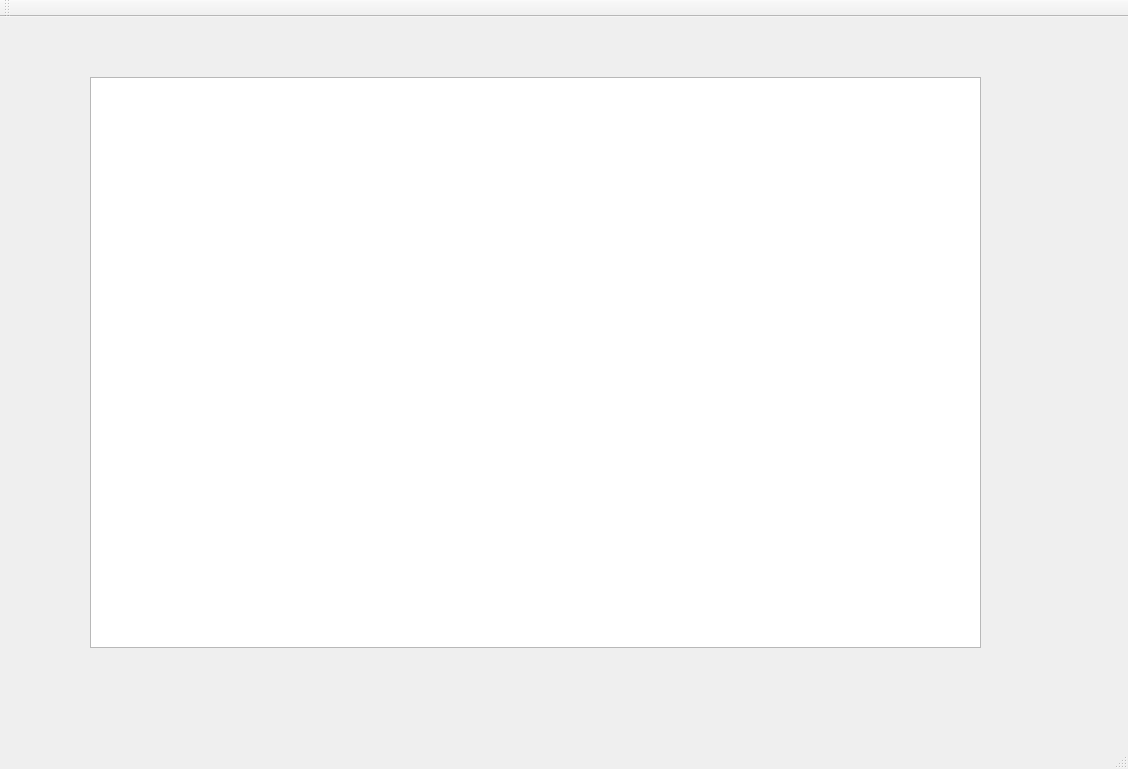
<?xml version="1.0" encoding="UTF-8"?>
<ui version="4.0">
 <class>MainWindow</class>
 <widget class="QMainWindow" name="MainWindow">
  <property name="geometry">
   <rect>
    <x>0</x>
    <y>0</y>
    <width>1128</width>
    <height>769</height>
   </rect>
  </property>
  <property name="windowTitle">
   <string>MainWindow</string>
  </property>
  <widget class="QWidget" name="centralWidget">
   <widget class="QGraphicsView" name="graphicsView">
    <property name="geometry">
     <rect>
      <x>90</x>
      <y>60</y>
      <width>891</width>
      <height>571</height>
     </rect>
    </property>
   </widget>
  </widget>
  <widget class="QMenuBar" name="menuBar">
   <property name="geometry">
    <rect>
     <x>0</x>
     <y>0</y>
     <width>1128</width>
     <height>21</height>
    </rect>
   </property>
  </widget>
  <widget class="QToolBar" name="mainToolBar">
   <attribute name="toolBarArea">
    <enum>TopToolBarArea</enum>
   </attribute>
   <attribute name="toolBarBreak">
    <bool>false</bool>
   </attribute>
  </widget>
  <widget class="QStatusBar" name="statusBar"/>
 </widget>
 <layoutdefault spacing="6" margin="11"/>
 <resources/>
 <connections/>
</ui>
